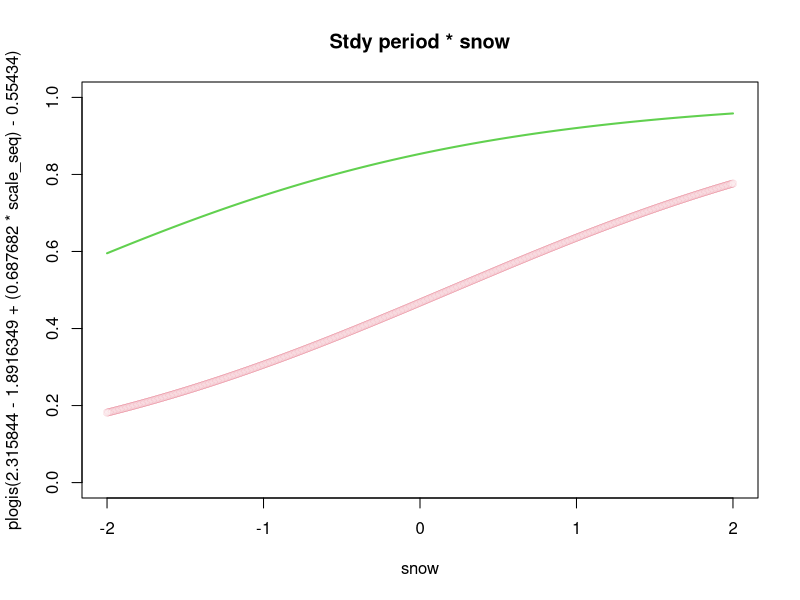
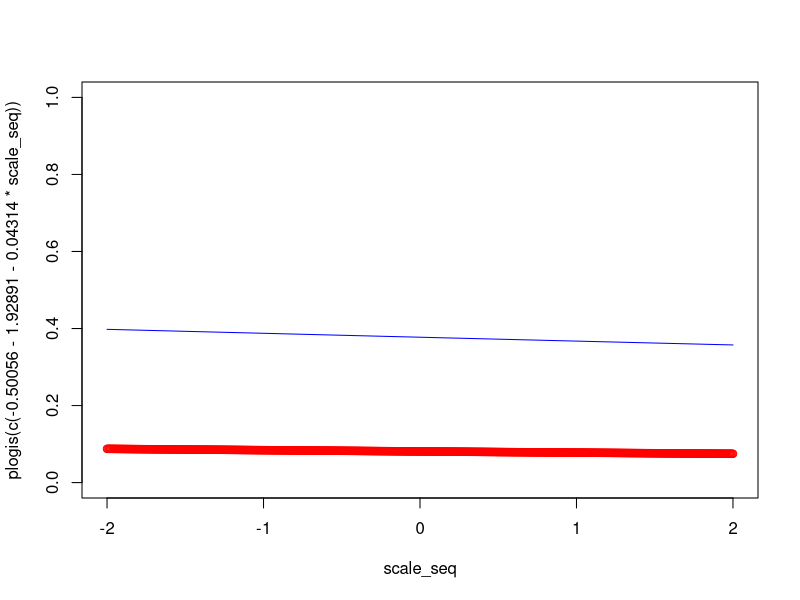
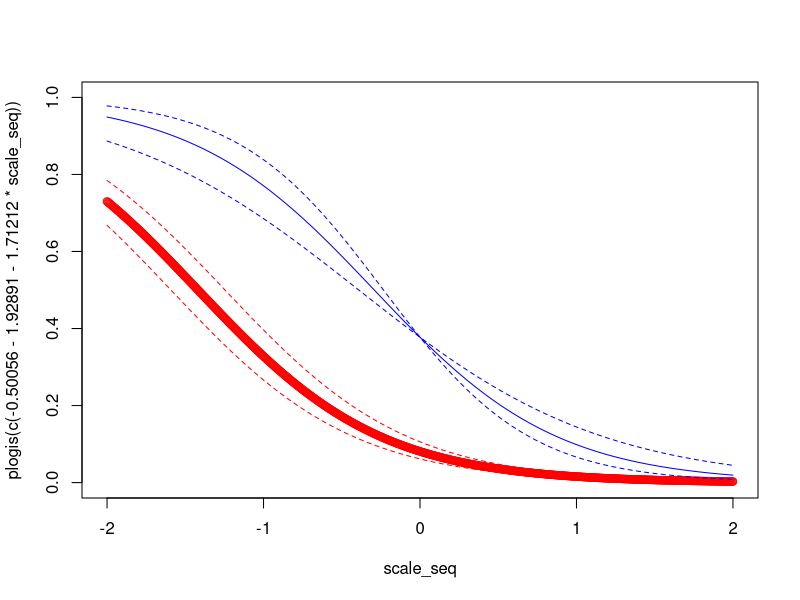

Here is the R script that generated these plots, in order:
scale_seq <- seq(-2, 2, .005)

# PART 1
# hunting season and active kill in territory
# early winter
plogis(c(2.3158440 - 1.8916349 - 0.22172,
         2.3158440 - 1.8916349,
         2.3158440 - 0.22172,
         2.3158440))
# late winter
plogis(c(2.3158440 - 1.8916349 - 0.22172 - 0.1172071,
         2.3158440 - 1.8916349 - 0.1172071,
         2.3158440 - 0.22172 - 0.1172071,
         2.3158440 - 0.1172071))


# examining interaction effect study_period*snow
# red = Late winter
# green = Early winter
plot(x = scale_seq,
     y = plogis(2.3158440 - 1.8916349 + (0.687682 * scale_seq) - 0.554340),
     main = "Stdy period * snow",
     xlab = "snow",
     ylim = c(0, 1),
     col = 2, lwd = 0.1)
lines(x = scale_seq, 
      y = plogis(2.3158440 + (0.687682 * scale_seq) - 0.554340),
      col = 3, lwd = 2)
a <- 0.26064
b <- 0.08188
exp(a)
exp(a-1.96*b)
exp(a+1.96*b)
# PART 2
# hunting biomass and finding kill outside territory
# red = found a kill
plot(x = scale_seq,
     y = plogis(c(-0.50056 - 1.92891 - 0.04314 * scale_seq)),
     col = "red", ylim = c(0, 1))
lines(x = scale_seq,
      y = plogis(c(-0.50056 - 0.04314 * scale_seq)),
      col = "blue")


# hunting season and finding a kill outside territory
plogis(c(-0.50056 - 1.92891 + 1.03254, # kill, hunt
         -0.50056 - 1.92891, # kill, no hunt
         -0.50056 + 1.03254, # no kill, hunt 
         -0.50056)) # no kill, no hunt


# finding kill outside territory + distance from hunting
# red = found a kill
plot(x = scale_seq,
     y = plogis(c(-0.50056 -1.92891 -1.71212 * scale_seq)),
     col = "red", ylim = c(0, 1))
lines(x = scale_seq,
      y = plogis(c(-0.50056 -1.92891 + 0.29596 - 1.71212 * scale_seq)),
      col = "red", lty = 2)
lines(x = scale_seq,
      y = plogis(c(-0.50056 -1.92891 - 0.29596 - 1.71212 * scale_seq)),
      col = "red", lty = 2)
lines(x = scale_seq,
      y = plogis(c(-0.50056 - 1.71212 * scale_seq)),
      col = "blue")
lines(x = scale_seq,
      y = plogis(c(-0.50056 - (1.71212 + 0.43332) * scale_seq)),
      col = "blue", lty = 2)
lines(x = scale_seq,
      y = plogis(c(-0.50056 - (1.71212 - 0.43332) * scale_seq)),
      col = "blue", lty = 2)
